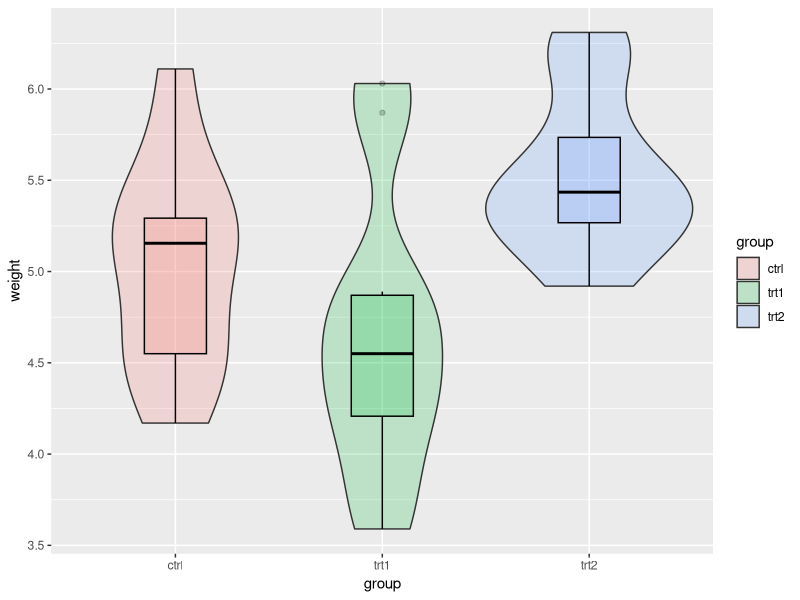
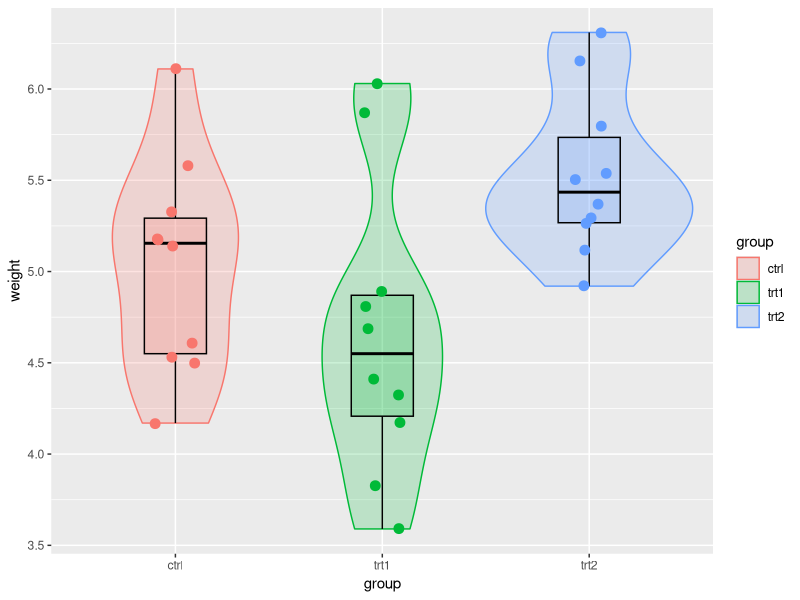

These charts were generated, in order, by the following R code:
## ---- chunk 1
knitr::opts_chunk$set(message = FALSE,  
                      warning = FALSE,
                      results = "hide")   
## ---- chunk 2
library(ggplot2)

png(filename = paste0(getwd(), "/p1.png"),
    width = 4,
    height = 4,
    units = "in",
    res = 300)

ggplot(data = PlantGrowth,
       mapping = aes(x = group,
                     y = weight,
                     fill = group)) +
  
geom_violin(width = 1,
            alpha = 0.2) +
  
geom_boxplot(width = 0.3, 
             color = "black",
             alpha = 0.2,
             show.legend = F)

dev.off()
## ---- chunk 3
library(ggplot2)

png(filename = paste0(getwd(), "/p2.png"),
    width = 4,
    height = 4,
    units = "in",
    res = 300)

ggplot(data = PlantGrowth,
       mapping = aes(x = group,
                     y = weight,
                     fill = group,
                     color = group)) +
  
geom_violin(width = 1,
            alpha = 0.2) +
  
geom_boxplot(width = 0.3, 
             color = "black",
             alpha = 0.2,
             outliers = F, # ẩn outlier
             show.legend = F) +
  
geom_jitter(width = 0.1,
            size = 3,
            show.legend = F)

dev.off()
